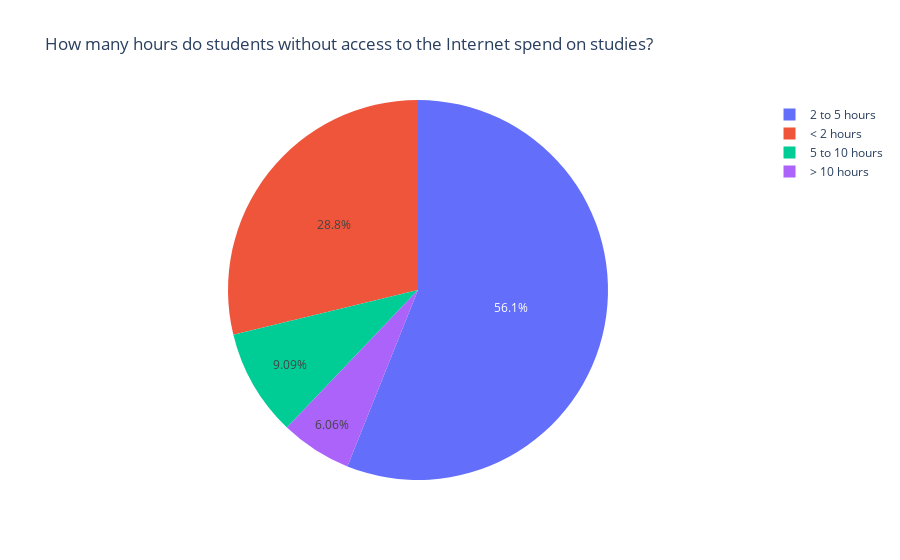

The cell this chart's notebook holds for it:
### Markdown cell above
The above figure shows ow many students with and without internet access. First, let's see whether the availability of the Internet affects the number of hours students spend on their studies.

### Code cell
time1 =data[(data.internet == 'no')].st_time.value_counts()
labels = (np.array(time1.index))
sizes = (np.array((time1 / time1.sum())*100))

trace = go.Pie(labels=labels, values=sizes)
layout = go.Layout(title="How many hours do students without access to the Internet spend on studies?")
dat = [trace]
fig = go.Figure(data=dat, layout=layout)
py.iplot(fig, filename="time1")

#This block of code  used to represent the pie chart of the students have no access to internet.

### Figure 1 — Plotly figure (JSON) as saved in the notebook; plotly's stock layout.template omitted (floating-point values rounded to 4 significant figures)
{"data": [{"labels": ["2 to 5 hours", "< 2 hours", "5 to 10 hours", "> 10 hours"], "type": "pie", "values": [56.06, 28.79, 9.091, 6.061]}], "layout": {"title": {"text": "How many hours do students without access to the Internet spend on studies?"}}}
